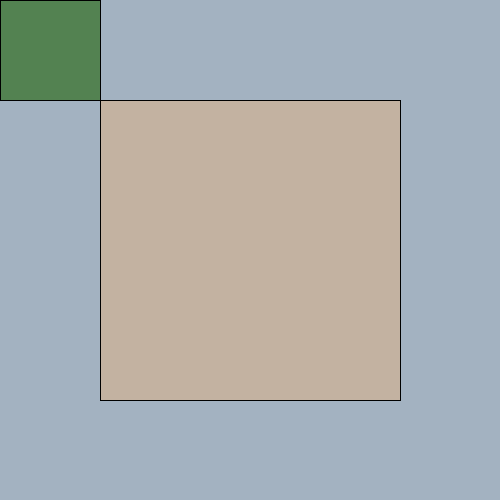
Frame 1 (no input)
Frame 60 (the mouse pressed at the canvas centre just before this capture): identical to frame 1, image omitted
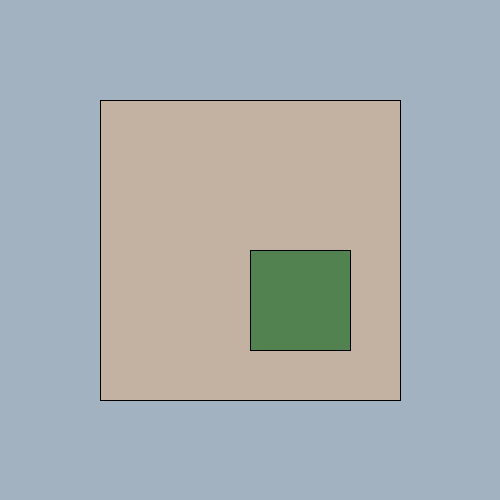
Frame 120 (the mouse held since frame 60 and released just before this capture)

The Processing sketch that drew these frames (run headless with seeded random() and noise(); from frame 60 on, the mouse is pressed at the canvas centre):

// Processing sketch: week01_1
// ── week01_1.pde
void setup()
{
  size(500,500);
}
void draw()
{
  background(#A3B2C1);
  fill(#C3B2A1);
  rect(100,100,300,300);
  fill(#538251);
  rect(mouseX,mouseY,100,100);
}
